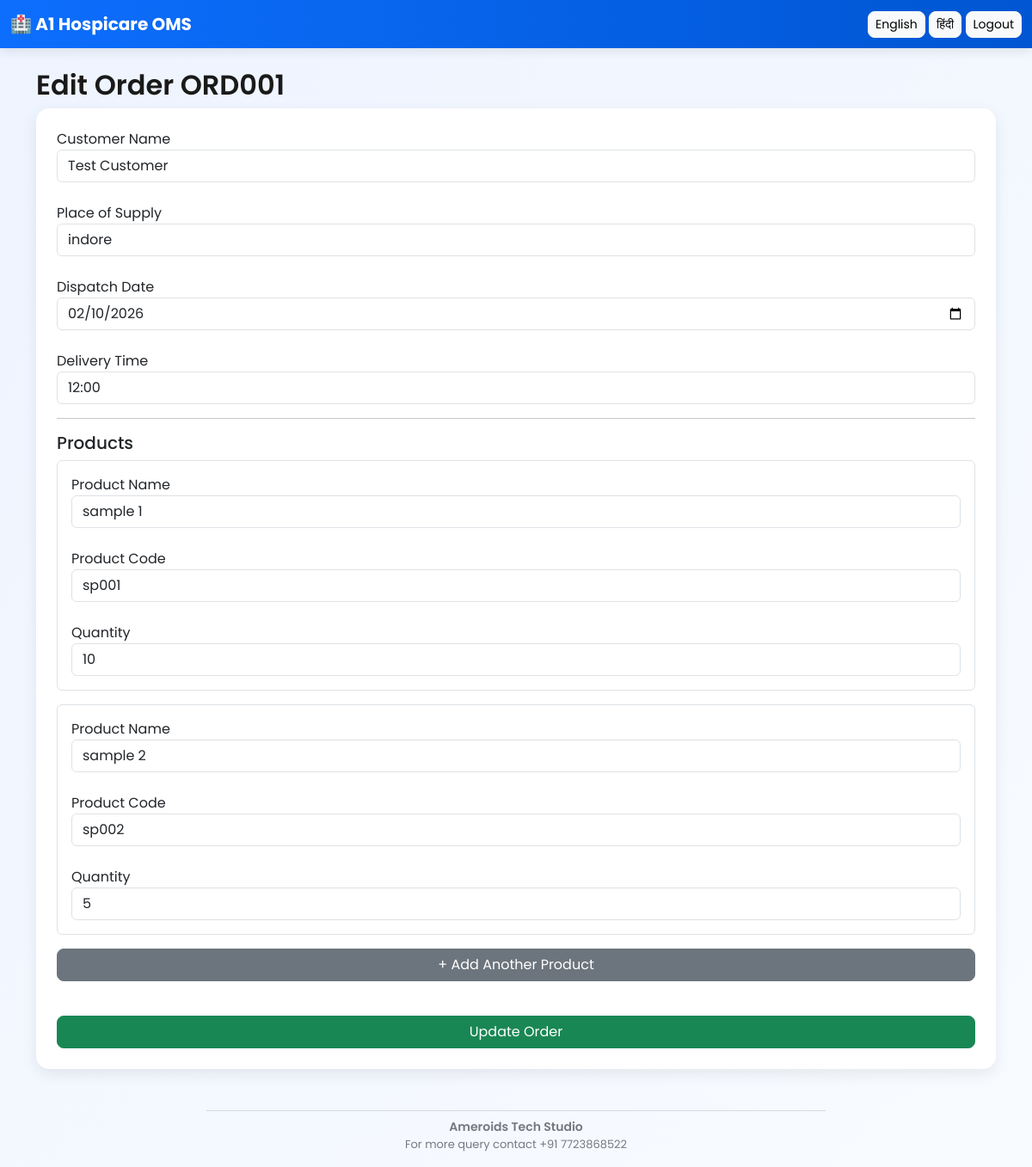
Page /edit_order/1 (signed in) on the committed database.
### models.py (models this page shows)
class Order(db.Model):
    id = db.Column(db.Integer, primary_key=True)
    order_number = db.Column(db.String(50), unique=True)
    customer_name = db.Column(db.String(200))
    place_of_supply = db.Column(db.String(200))
    order_date = db.Column(db.Date)
    dispatch_date = db.Column(db.Date)
    delivery_time = db.Column(db.String(50))
    sales_person = db.Column(db.String(100))
    status = db.Column(db.String(50), default="Pending")
    completed_by = db.Column(db.String(100))
    completed_time = db.Column(db.DateTime)

class OrderItem(db.Model):
    id = db.Column(db.Integer, primary_key=True)
    order_id = db.Column(db.Integer, db.ForeignKey('order.id'))
    product_name = db.Column(db.String(200))
    product_code = db.Column(db.String(100))
    quantity = db.Column(db.Integer)

### app.py (the view, shortened to what this page needs)
@app.route("/edit_order/<int:order_id>", methods=["GET", "POST"])
@login_required
def edit_order(order_id):
    order = Order.query.get(order_id)
    items = OrderItem.query.filter_by(order_id=order_id).all()
    if current_user.role == "sales" and order.sales_person != current_user.username:
        return "❌ You can edit only your own orders"
    return render_template("edit_order.html", order=order, items=items)

### app.py (called while the page is built)
@app.context_processor
def inject_translations():
    lang = session.get("lang", "en")
    return dict(translations=translations, lang=lang)

@login_manager.user_loader
def load_user(user_id):
    return User.query.get(int(user_id))

### templates/edit_order.html (shortened to what this page needs)
{% extends "base.html" %}
{% block content %}
<h2>Edit Order {{ order.order_number }}</h2>
<form method="POST" class="card p-4">
<label>Customer Name</label>
<input class="form-control" name="customer_name" value="{{ order.customer_name }}">
<br>
<label>Place of Supply</label>
<input class="form-control" name="place_of_supply" value="{{ order.place_of_supply }}">
<br>
<label>Dispatch Date</label>
<input class="form-control" type="date"
name="dispatch_date"
value="{{ order.dispatch_date }}">
<br>
<label>Delivery Time</label>
<input class="form-control" name="delivery_time" value="{{ order.delivery_time }}">
<hr>
<h5>Products</h5>
<div id="product_container">
{% for item in items %}
<div class="product_row mb-3 border p-3 rounded">
<label>Product Name</label>
<input class="form-control" name="product_name[]" value="{{ item.product_name }}">
<br>
<label>Product Code</label>
<input class="form-control" name="product_code[]" value="{{ item.product_code }}">
<br>
<label>Quantity</label>
<input class="form-control" type="number" name="quantity[]" value="{{ item.quantity }}">
</div>
{% endfor %}
</div>
<button type="button" onclick="addProduct()" class="btn btn-secondary mb-3">
+ Add Another Product
</button>
<br>
<button class="btn btn-success">Update Order</button>
</form>
{% endblock %}

### templates/base.html (style rules this page uses)
body { font-family: 'Poppins', sans-serif; background: linear-gradient(135deg, #eef4ff, #f8fbff); }
.card { border-radius: 15px; border: none; box-shadow: 0 6px 18px rgba(0,0,0,0.08); transition: 0.3s ease; }
.btn { border-radius: 8px; transition: 0.2s ease; }
h2 { font-weight: 600; color: #1a1a1a; }

### rows in the picture
Order: order_number "ORD001", customer_name "Test Customer", place_of_supply "indore", dispatch_date "02/10/2026", delivery_time "12:00"
OrderItem: product_name "sample 1", product_code "sp001", quantity "10"
OrderItem: product_name "sample 2", product_code "sp002", quantity "5"
